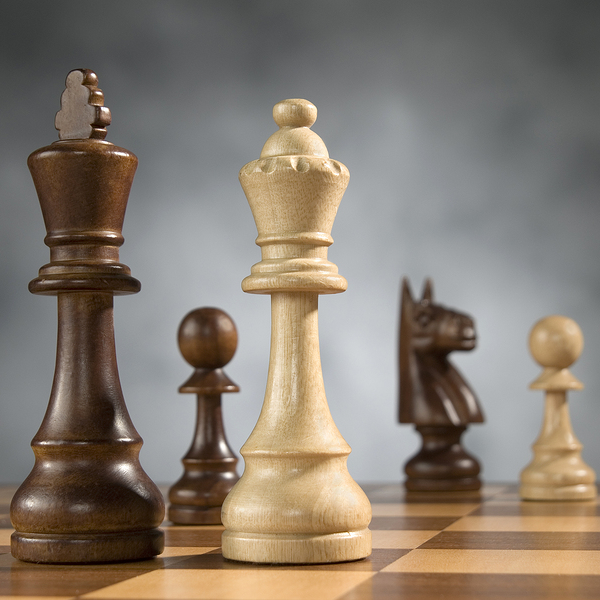
#> input picture Основы промышленного программирования/1. Повторение. Решение задач на основные конструкции данных/image.bmp, 600 x 600 px
$ python barley_break.py
#> lines starting #> are read from the running program, lines starting #| are printed output that depends on the picture
from PIL import Image

im: Image.Image = Image.open('image.bmp')
#> im is the input picture: PIL image 600x600 RGB; mean R, G, B 134.3, 123.7, 111.9
width = im.width
#> width = 600
width_step = width // 4
#> width_step = 150
height = im.height
#> height = 600
height_step = height // 4
#> height_step = 150
for col in range(0, width, width_step):
    for row in range(0, height, height_step):
        piece_im = im.crop((col, row, col + width_step, row + height_step))
        col_num, row_num = row // width_step + 1, col // height_step + 1
        if (col_num, row_num) == (4, 4):
            continue
        piece_im.save(fr'image{col_num}{row_num}.bmp')
#> this loop made 4 passes
#> pass 1, `piece_im.save(fr'image{col_num}{row_num}.bmp')`:
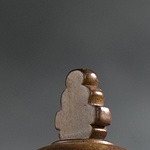
#> saved as image11.bmp: PIL image 150x150 RGB; mean R, G, B 84.8, 82.8, 80.4
#> pass 1, `piece_im.save(fr'image{col_num}{row_num}.bmp')`:
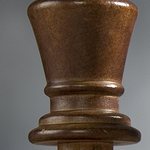
#> saved as image21.bmp: PIL image 150x150 RGB; mean R, G, B 95.9, 82.6, 72.2
#> pass 1, `piece_im.save(fr'image{col_num}{row_num}.bmp')`:
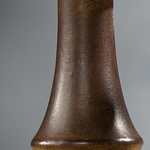
#> saved as image31.bmp: PIL image 150x150 RGB; mean R, G, B 111.3, 103.9, 99.3
#> pass 1, `piece_im.save(fr'image{col_num}{row_num}.bmp')`:
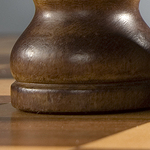
#> saved as image41.bmp: PIL image 150x150 RGB; mean R, G, B 96.8, 72.1, 50.1
#> after the loop:
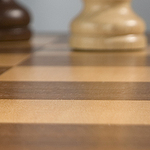
#> piece_im: PIL image 150x150 RGB; mean R, G, B 164.9, 133.6, 101.7
